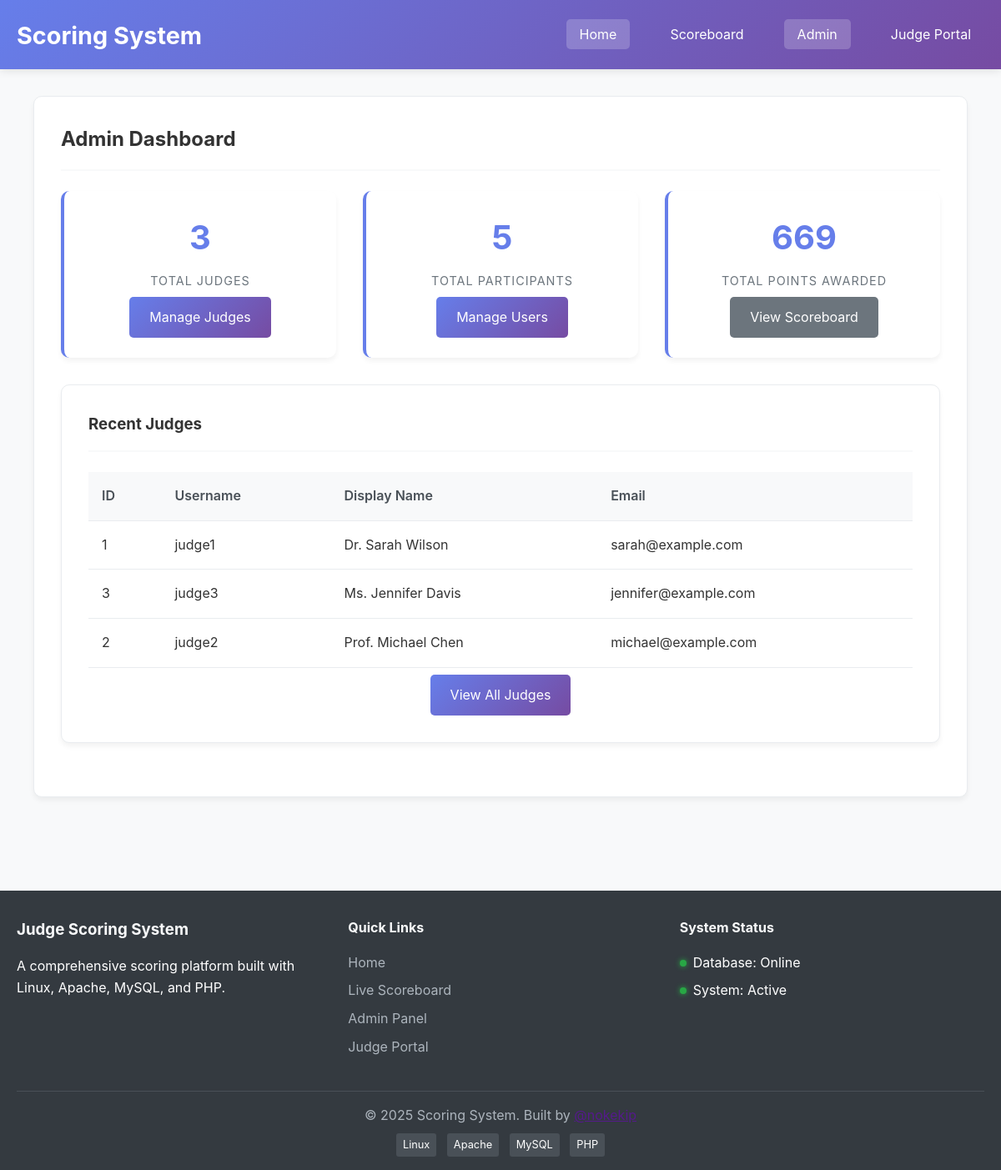
The app's page /admin/index.php with its own data.
### tables this page shows
CREATE TABLE judges (
    id INT PRIMARY KEY AUTO_INCREMENT,
    username VARCHAR(50) UNIQUE NOT NULL,
    display_name VARCHAR(100) NOT NULL,
    email VARCHAR(100),
    created_at TIMESTAMP DEFAULT CURRENT_TIMESTAMP,
    updated_at TIMESTAMP DEFAULT CURRENT_TIMESTAMP ON UPDATE CURRENT_TIMESTAMP
);

### includes/functions.php (called while the page is built, shortened)
<?php
function getAllUsers() {
    try {
        $pdo = getDbConnection();
        $stmt = $pdo->query("Select * from users ORDER BY display_name");
        return $stmt->fetchAll();
    }
    catch (Exception $e) {
        error_log("Error fetching users: " . $e->getMessage());
        return [];
    }
}
function getAllJudges() {
    try {
        $pdo = getDbConnection();
        $stmt = $pdo->query("SELECT * FROM judges ORDER BY display_name");
        return $stmt->fetchAll();
    }
    catch (Exception $e) {
        error_log("Error fetching judges: " . $e->getMessage());
        return [];
    }
}
function getScoreboard() {
    try {
        $pdo = getDbConnection();
        $stmt = $pdo->query("
            SELECT
                u.id,
                u.username,
                u.display_name,
                COALESCE(SUM(s.points), 0) as total_points,
                COUNT(s.id) as total_scores
            FROM users u
            LEFT JOIN scores s ON u.id = s.user_id
            GROUP BY u.id, u.username, u.display_name
            ORDER BY total_points DESC, u.display_name
        ");
        return $stmt->fetchAll();
    } catch (Exception $e) {
        error_log("Error fetching scoreboard: " . $e->getMessage());
        return [];
    }
}
?>

### admin/index.php (the view, shortened to what this page needs)
<?php
require_once __DIR__ . '/../includes/header.php';
require_once __DIR__ . '/../includes/functions.php';
$judges = getAllJudges();
$users = getAllUsers();
?>
<div class="container">
    <div class="card">
        <div class="card-header">
            <h2>Admin Dashboard</h2>
        </div>
        <div class="grid grid-3">
            <div class="stat-card">
                <div class="stat-number"><?= count($judges) ?></div>
                <div class="stat-label">Total Judges</div>
                <a href="manage_judges.php" class="btn btn-primary mt-2">Manage Judges</a>
            </div>
            <div class="stat-card">
                <div class="stat-number"><?= count($users) ?></div>
                <div class="stat-label">Total Participants</div>
                <a href="manage_users.php" class="btn btn-primary mt-2">Manage Users</a>
            </div>
            <div class="stat-card">
                <div class="stat-number">
                    <?= array_sum(array_column(getScoreboard(), 'total_points')) ?>
                </div>
                <div class="stat-label">Total Points Awarded</div>
                <a href="/scoring_system/public/scoreboard.php" class="btn btn-secondary mt-2">View Scoreboard</a>
            </div>
        </div>
        <div class="card">
            <div class="card-header">
                <h3>Recent Judges</h3>
            </div>
            <table class="table">
                <thead>
                    <tr>
                        <th>ID</th>
                        <th>Username</th>
                        <th>Display Name</th>
                        <th>Email</th>
                    </tr>
                </thead>
                <tbody>
                    <?php foreach (array_slice($judges, 0, 5) as $judge): ?>
                    <tr>
                        <td><?= htmlspecialchars($judge['id']) ?></td>
                        <td><?= htmlspecialchars($judge['username']) ?></td>
                        <td><?= htmlspecialchars($judge['display_name']) ?></td>
                        <td><?= htmlspecialchars($judge['email']) ?></td>
                    </tr>
                    <?php endforeach; ?>
                </tbody>
            </table>
            <div class="text-center mt-2">
                <a href="add_judge.php" class="btn btn-primary">View All Judges</a>
            </div>
        </div>
    </div>
</div>
<?php require_once __DIR__ . '/../includes/footer.php'; ?>

### includes/header.php (shortened to what this page needs)
<?php
$current_page = basename($_SERVER['PHP_SELF']);
?>
<!DOCTYPE html>
<html lang="en">
<head>
    <link rel="stylesheet" href="/scoring_system/assets/css/style.css">
    <?php
    $current_path = $_SERVER['REQUEST_URI'];
    $base_url = '/scoring_system';
    if (strpos($current_path, '/judge/') !== false) {
        echo '<link rel="stylesheet" href="'.$base_url.'/assets/css/judge-portal.css">';
    } elseif (strpos($current_path, '/admin/') !== false) {
        echo '<link rel="stylesheet" href="'.$base_url.'/assets/css/admin.css">';
    } elseif (basename($_SERVER['PHP_SELF']) === 'scoreboard.php') {
        echo '<link rel="stylesheet" href="'.$base_url.'/assets/css/scoreboard.css">';
    } elseif (basename($_SERVER['PHP_SELF']) === 'index.php' && strpos($current_path, '/public/') !== false) {
        echo '<link rel="stylesheet" href="'.$base_url.'/assets/css/home.css">';
    }
    ?>
</head>
<body>
    <header class="main-header">
        <div class="container">
            <div class="header-content">
                <div class="logo">
                    <h1><a href="/scoring_system/public/">Scoring System</a></h1>
                </div>
                <nav class="main-nav">
                    <ul>
                        <li><a href="/scoring_system/public/" class="<?php echo ($current_page == 'index.php') ? 'active' : ''; ?>">Home</a></li>
                        <li><a href="/scoring_system/public/scoreboard.php" class="<?php echo ($current_page == 'scoreboard.php') ? 'active' : ''; ?>">Scoreboard</a></li>
                        <li><a href="/scoring_system/admin/" class="<?php echo (strpos($_SERVER['REQUEST_URI'], '/admin/') !== false) ? 'active' : ''; ?>">Admin</a></li>
                        <li><a href="/scoring_system/judge/" class="<?php echo (strpos($_SERVER['REQUEST_URI'], '/judge/') !== false) ? 'active' : ''; ?>">Judge Portal</a></li>
                    </ul>
                </nav>
            </div>
        </div>
    </header>
    <main class="main-content">
        <div class="container"><?php

### includes/footer.php (shortened to what this page needs)
</div>
    </main>
    <footer class="main-footer">
        <div class="container">
            <div class="footer-content">
                <div class="footer-section">
                    <h3>Judge Scoring System</h3>
                    <p>A comprehensive scoring platform built with Linux, Apache, MySQL, and PHP.</p>
                </div>
                <div class="footer-section">
                    <h4>Quick Links</h4>
                    <ul>
                        <li><a href="/scoring_system/public/">Home</a></li>
                        <li><a href="/scoring_system/public/scoreboard.php">Live Scoreboard</a></li>
                        <li><a href="/scoring_system/admin/">Admin Panel</a></li>
                        <li><a href="/scoring_system/judge/">Judge Portal</a></li>
                    </ul>
                </div>
                <div class="footer-section">
                    <h4>System Status</h4>
                    <div class="status-indicators">
                        <div class="status-item">
                            <span class="status-dot status-online"></span>
                            <span>Database: Online</span>
                        </div>
                        <div class="status-item">
                            <span class="status-dot status-online"></span>
                            <span>System: Active</span>
                        </div>
                    </div>
                </div>
            </div>
            <div class="footer-bottom">
                <p>&copy; <?php echo date('Y'); ?> Scoring System. Built by <a href="">@nokekip</a></p>
                <p class="tech-stack">
                    <span class="tech-badge">Linux</span>
                    <span class="tech-badge">Apache</span>
                    <span class="tech-badge">MySQL</span>
                    <span class="tech-badge">PHP</span>
                </p>
            </div>
        </div>
    </footer>
</body>
</html><?php

### assets/css/style.css (style rules this page uses)
* { margin: 0; padding: 0; box-sizing: border-box; }
body { font-family: -apple-system, BlinkMacSystemFont, 'Segoe UI', Roboto, Oxygen, Ubuntu, Cantarell, sans-serif; line-height: 1.6; color: #333; background-color: #f8f9fa; }
.container { max-width: 1200px; margin: 0 auto; padding: 0 20px; }
.main-header { background: linear-gradient(135deg, #667eea 0%, #764ba2 100%); color: white; padding: 1rem 0; box-shadow: 0 2px 10px rgba(0,0,0,0.1); }
.header-content { display: flex; justify-content: space-between; align-items: center; flex-wrap: wrap; }
.logo h1 a { color: white; text-decoration: none; font-size: 1.8rem; font-weight: 700; }
.main-nav ul { display: flex; list-style: none; gap: 2rem; }
.main-nav a { color: white; text-decoration: none; padding: 0.5rem 1rem; border-radius: 5px; transition: background-color 0.3s ease; }
.main-nav a:hover, .main-nav a.active { background-color: rgba(255,255,255,0.2); }
.main-footer { background: #343a40; color: white; padding: 2rem 0 1rem; margin-top: 3rem; }
.footer-content { display: grid; grid-template-columns: repeat(auto-fit, minmax(250px, 1fr)); gap: 2rem; margin-bottom: 2rem; }
.footer-section h3, .footer-section h4 { margin-bottom: 1rem; color: #f8f9fa; }
.footer-section ul { list-style: none; }
.footer-section ul li { margin-bottom: 0.5rem; }
.footer-section a { color: #adb5bd; text-decoration: none; transition: color 0.3s ease; }
.status-indicators { display: flex; flex-direction: column; gap: 0.5rem; }
.status-item { display: flex; align-items: center; gap: 0.5rem; }
.status-dot { width: 8px; height: 8px; border-radius: 50%; }
.status-online { background-color: #28a745; box-shadow: 0 0 6px #28a745; }
.footer-bottom { border-top: 1px solid #495057; padding-top: 1rem; text-align: center; color: #adb5bd; }
.tech-stack { margin-top: 0.5rem; }
.tech-badge { display: inline-block; background: #495057; color: white; padding: 0.25rem 0.5rem; border-radius: 3px; font-size: 0.8rem; margin: 0 0.25rem; }
.card { background: white; border-radius: 10px; padding: 2rem; margin-bottom: 2rem; box-shadow: 0 4px 6px rgba(0,0,0,0.05); border: 1px solid #e9ecef; }
.card-header { border-bottom: 2px solid #f8f9fa; padding-bottom: 1rem; margin-bottom: 1.5rem; }
.btn { display: inline-block; padding: 0.75rem 1.5rem; border: none; border-radius: 5px; cursor: pointer; text-decoration: none; font-size: 1rem; transition: all 0.3s ease; text-align: center; }
.btn-primary { background: linear-gradient(135deg, #667eea 0%, #764ba2 100%); color: white; }
.btn-secondary { background: #6c757d; color: white; }
.table { width: 100%; border-collapse: collapse; margin-top: 1rem; }
.table th, .table td { padding: 1rem; text-align: left; border-bottom: 1px solid #e9ecef; }
.table th { background-color: #f8f9fa; font-weight: 600; color: #495057; }
.mt-2 { margin-top: 0.5rem; }
.text-center { text-align: center; }
.main-content { min-height: calc(100vh - 140px); padding: 2rem 0; }
.grid { display: grid; gap: 2rem; margin-bottom: 2rem; }
.grid-3 { grid-template-columns: repeat(auto-fit, minmax(250px, 1fr)); }

### assets/css/admin.css (style rules this page uses)
.stat-card { background: white; padding: 1.5rem; border-radius: 10px; text-align: center; box-shadow: 0 4px 6px rgba(0,0,0,0.05); border-left: 4px solid #667eea; }
.stat-number { font-size: 2.5rem; font-weight: 700; color: #667eea; margin-bottom: 0.5rem; }
.stat-label { color: #6c757d; font-size: 0.9rem; text-transform: uppercase; letter-spacing: 1px; }

### records on screen
judges: id "1", username "judge1", display_name "Dr. Sarah Wilson", email "sarah@example.com"
judges: id "3", username "judge3", display_name "Ms. Jennifer Davis", email "jennifer@example.com"
judges: id "2", username "judge2", display_name "Prof. Michael Chen", email "michael@example.com"

### other values on screen
count($judges) "3"
count($users) "5"
array_sum(array_column(getScoreboard(), 'total_points')) "669"
